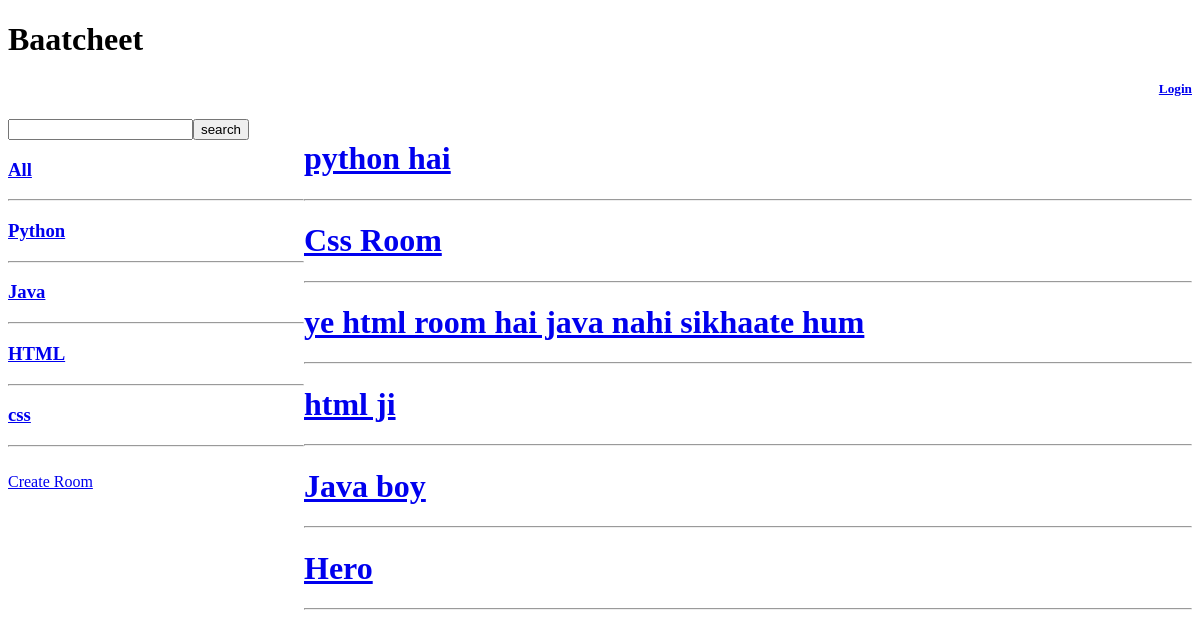
Before: / with the older database file.
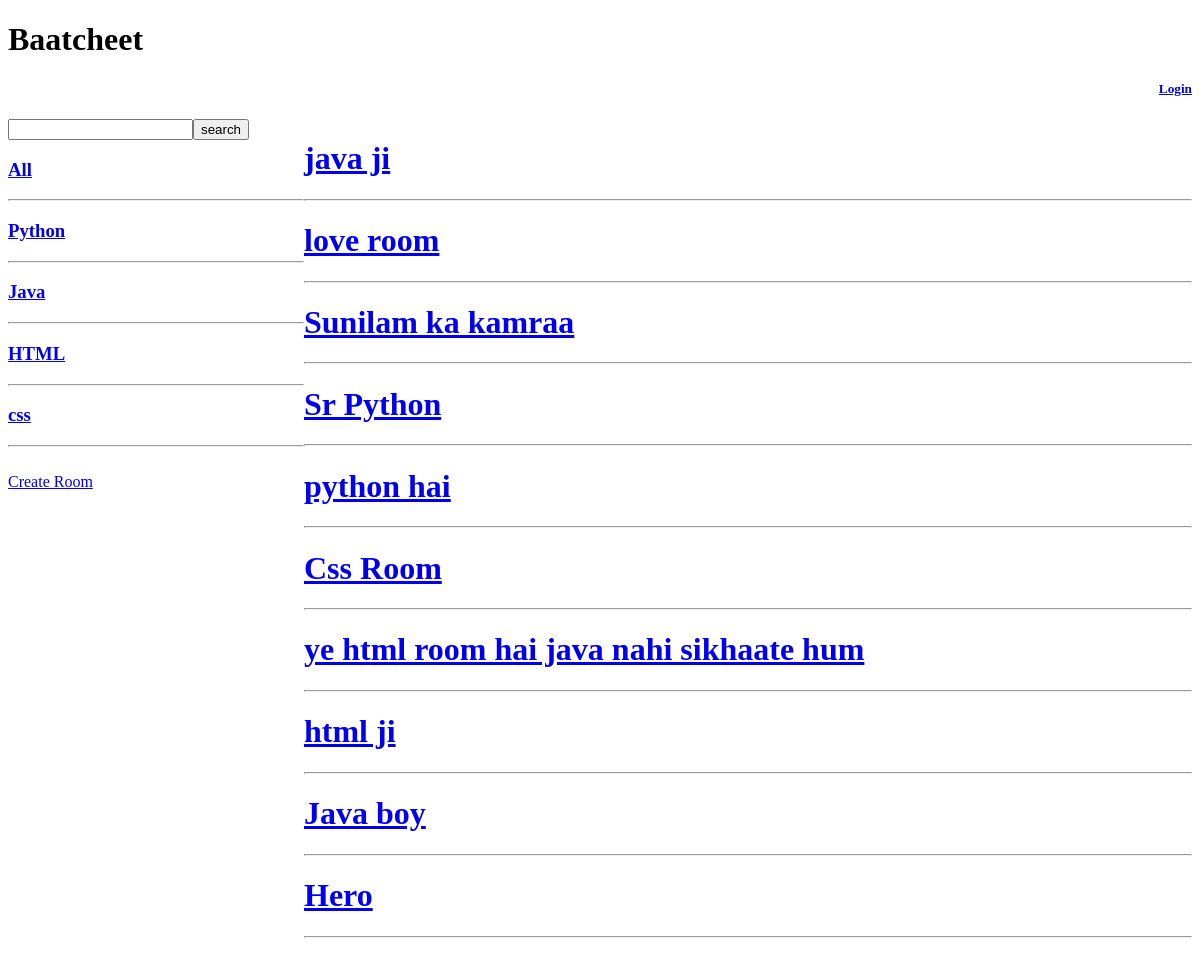
After: the same page with the newer database file.
### chat_app/models.py (models this page shows, shortened)
class Topic(models.Model):
    name=models.CharField(max_length=200)

class Room(models.Model):
    host=models.ForeignKey(User,on_delete=models.SET_NULL,null=True)
    topic=models.ForeignKey(Topic,on_delete=models.SET_NULL,null=True)
    participants=models.ManyToManyField(User,related_name='participants')
    name=models.CharField(max_length=200)
    discription=models.TextField(null=True,blank=True)
    updated=models.DateTimeField(auto_now=True)
    created=models.DateTimeField(auto_now_add=True)
    class Meta:
        ordering=['-updated','-created']

### chat_app/views.py (the view)
# urls.py: 2. Add a URL to urlpatterns:  path('', views.home, name='home')
def home(request):
    q=request.GET.get('search') if request.GET.get('search') !=None else ''
    room=Room.objects.filter(Q(topic__name__icontains=q)| Q(discription__icontains=q) | Q(name__icontains=q))
    topics=Topic.objects.all()
    context={'rooms':room, 'topics':topics}
    return render(request,'chat_app/home.html',context)

### chat_app/templates/chat_app/home.html (shortened to what this page needs)
{% extends 'chat_app/base.html' %}
{% block content %}
{% if request.user.is_authenticated %}
    <h5 style="text-align: end;"><a href="{% url 'chat_app:logoutUser' %}">Logout</a></h5>
    {% else  %}
    <h5 style="text-align: end;"><a href="{% url 'chat_app:login_register' %}">Login</a></h5>
    {% endif %}
<div class="parent">
    <div class="child1">
        <form action="" method="get">
            <input type="text" name="search" id="searchBox"><input type="submit" value="search">
            </form>
<h3><a href="{% url 'chat_app:home' %}">All</a></h3>
<hr>
{% for topic in topics %}
<h3><a href="{% url 'chat_app:home' %}?search={{topic.name}}">{{topic.name}}</a></h3>
<hr>
{% endfor %}
<br>
<a href="{% url 'chat_app:createRoom' %}">Create Room</a>
</div>
<div class="child2">
{% for room in rooms %}
<h1><a href="{% url 'chat_app:room' room.id %}">{{room.name}}</a></h1>
<hr>
{% endfor %}
</div>
</div>
{% endblock %}

### chat_app/templates/chat_app/base.html (shortened to what this page needs)
<!DOCTYPE html>
<html lang="en">
<head>
</head>
<body>
    <h1>Baatcheet</h1>
    {% block content %}
    {% endblock %}
</body>
</html>

### chat_app/templates/chat_app/home.html (style rules this page uses)
.parent { display: grid; grid-template-columns: 1fr 3fr; }

Changed rows visible on the page:
added Room: name "java ji"
added Room: name "love room"
added Room: name "Sunilam ka kamraa"
added Room: name "Sr Python"
